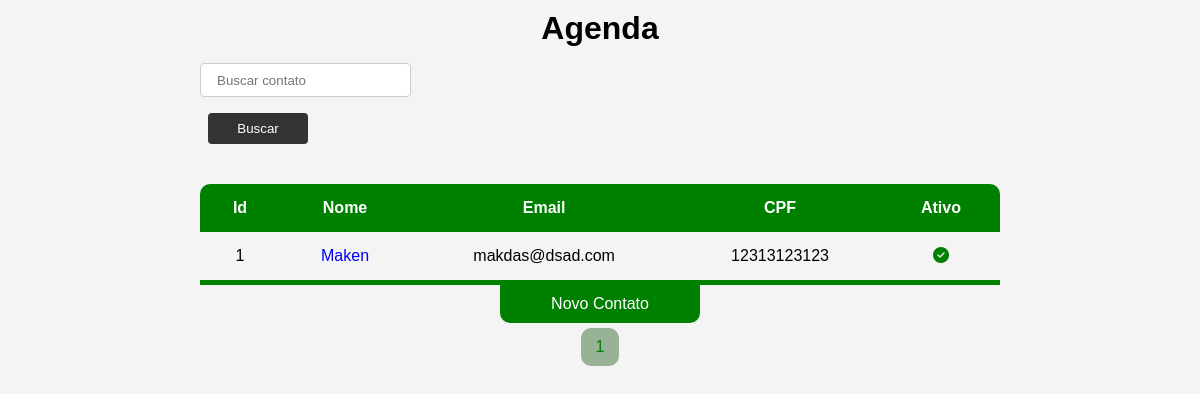
/?search=&page=2, run on an earlier commit of the app's database.
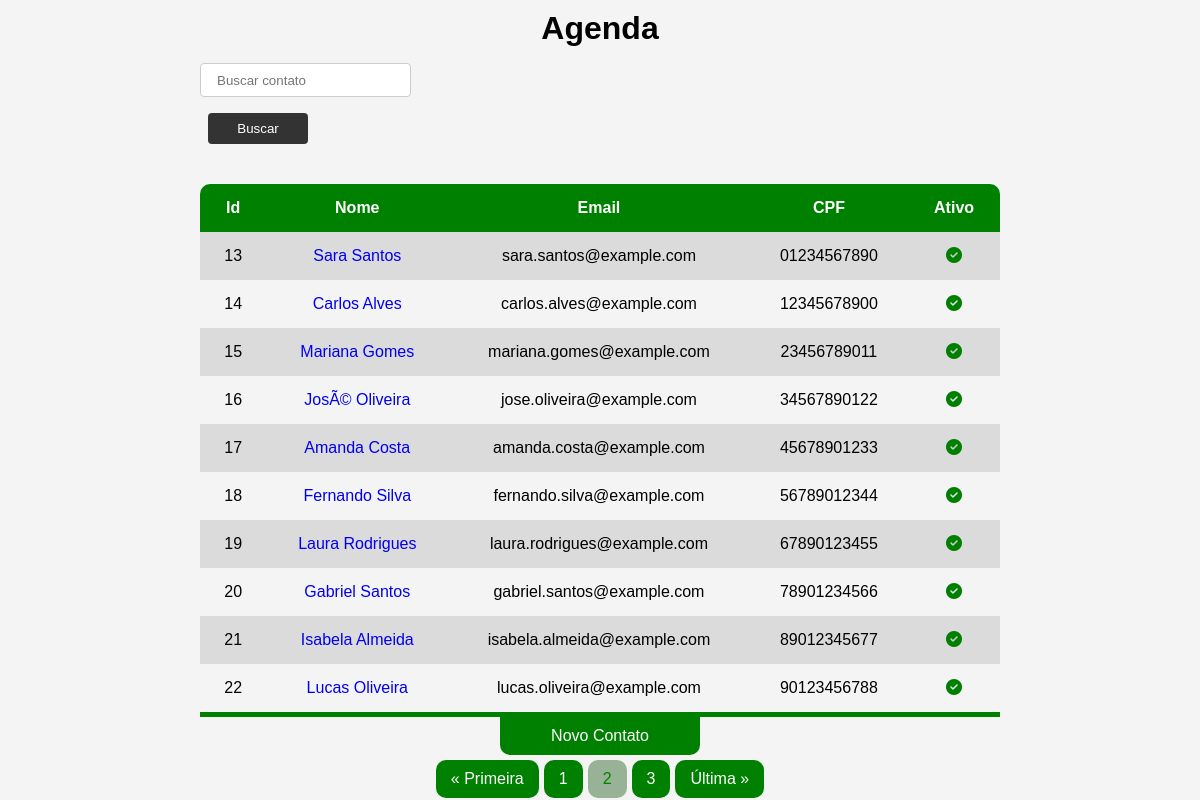
And on a later commit of the database.
### contatos/models.py (models this page shows, shortened)
class Contatos(models.Model):
    nome = models.CharField(max_length=255)
    cpf = models.CharField(max_length=11)
    email = models.EmailField()
    telefone = models.IntegerField()
    altura = models.DecimalField(max_digits=3, decimal_places=2)
    descricao = models.TextField()
    data_nascimento = models.DateField()
    ativo = models.BooleanField()
    foto_url = models.URLField(default='https://via.placeholder.com/150')
    class Meta:
        verbose_name_plural = 'Contatos'

### contatos/views.py (the view)
# urls.py: path('', views.index, name='home'),
def index(request):
    contatos_list = Contatos.objects.filter(ativo=True).order_by('id')
    paginator = Paginator(contatos_list, 10)
    page_number = request.GET.get('page')
    contatos = paginator.get_page(page_number)
    return render(request, 'pages/index.html', {'contatos':contatos})

### contatos/templates/pages/index.html (shortened to what this page needs)
{% load static %}
<!DOCTYPE html>
<html lang="pt-br">
  <head>
    <link
      rel="stylesheet"
      href="https://cdnjs.cloudflare.com/ajax/libs/font-awesome/6.3.0/css/all.min.css"
    />
    <link rel="stylesheet" href="{% static 'style.css'%}" />
  </head>
  <body>
    <h1>Agenda</h1>
    <form action="{% url 'busca' %}">
      <input
        id="search-bar"
        type="text"
        name="search"
        placeholder="Buscar contato"
      />
      <button id="btn-search" type="submit">Buscar</button>
    </form>
    <table>
      <thead>
        <tr>
          <th>Id</th>
          <th>Nome</th>
          <th>Email</th>
          <th>CPF</th>
          <th>Ativo</th>
        </tr>
      </thead>
      <tbody>
        {% for contato in contatos %}
        <tr>
          <td>{{contato.id}}</td>
          <td><a href="{% url 'contato' contato.id %}">{{contato.nome}}</a></td>
          <td>{{contato.email}}</td>
          <td>{{contato.cpf}}</td>
          {% if contato.ativo == True %}
          <td><i id="checked" class="fa-solid fa-circle-check"></i></td>
          {% else %}
          <td><i id="unchecked" class="fa-solid fa-circle-xmark"></i></td>
          {% endif %}
        </tr>
        {% endfor %}
      </tbody>
    </table>
    <a id="adicionar" href="{% url 'create' %}">Novo Contato</a>
    <div class="pagination">
      {% if contatos.has_previous %}
      <a href="?search={{q}}&page=1">&laquo; Primeira</a>
      <a href="?search={{q}}&page={{ contatos.previous_page_number }}"
        >{{ contatos.previous_page_number }}</a
      >
      {% endif %}
      <span class="current-page">{{ contatos.number }}</span>
      {% if contatos.has_next %}
      <a href="?search={{q}}&page={{ contatos.next_page_number }}"
        >{{ contatos.next_page_number }}</a
      >
      <a href="?search={{q}}&page={{ contatos.paginator.num_pages }}"
        >Última &raquo;</a
      >
      {% endif %}
    </div>
  </body>
</html>

What changed in the data, as far as the page shows it:
no longer on this page (row unchanged): Contatos: id "1", nome "Maken", email "makdas@dsad.com", cpf "12313123123", ativo True (drawn)
added Contatos: id "13", nome "Sara Santos", email "sara.santos@example.com", cpf "01234567890", ativo True (drawn)
added Contatos: id "14", nome "Carlos Alves", email "carlos.alves@example.com", cpf "12345678900", ativo True (drawn)
added Contatos: id "15", nome "Mariana Gomes", email "mariana.gomes@example.com", cpf "23456789011", ativo True (drawn)
added Contatos: id "16", nome "JosÃ© Oliveira", email "jose.oliveira@example.com", cpf "34567890122", ativo True (drawn)
added Contatos: id "17", nome "Amanda Costa", email "amanda.costa@example.com", cpf "45678901233", ativo True (drawn)
added Contatos: id "18", nome "Fernando Silva", email "fernando.silva@example.com", cpf "56789012344", ativo True (drawn)
added Contatos: id "19", nome "Laura Rodrigues", email "laura.rodrigues@example.com", cpf "67890123455", ativo True (drawn)
added Contatos: id "20", nome "Gabriel Santos", email "gabriel.santos@example.com", cpf "78901234566", ativo True (drawn)
added Contatos: id "21", nome "Isabela Almeida", email "isabela.almeida@example.com", cpf "89012345677", ativo True (drawn)
added Contatos: id "22", nome "Lucas Oliveira", email "lucas.oliveira@example.com", cpf "90123456788", ativo True (drawn)
Also different on the page:
{{ contatos.previous_page_number }}: (not shown) → "1"
{{ contatos.number }}: "1" → "2"
{{ contatos.next_page_number }}: (not shown) → "3"
text now shown: "« Primeira Última »"
